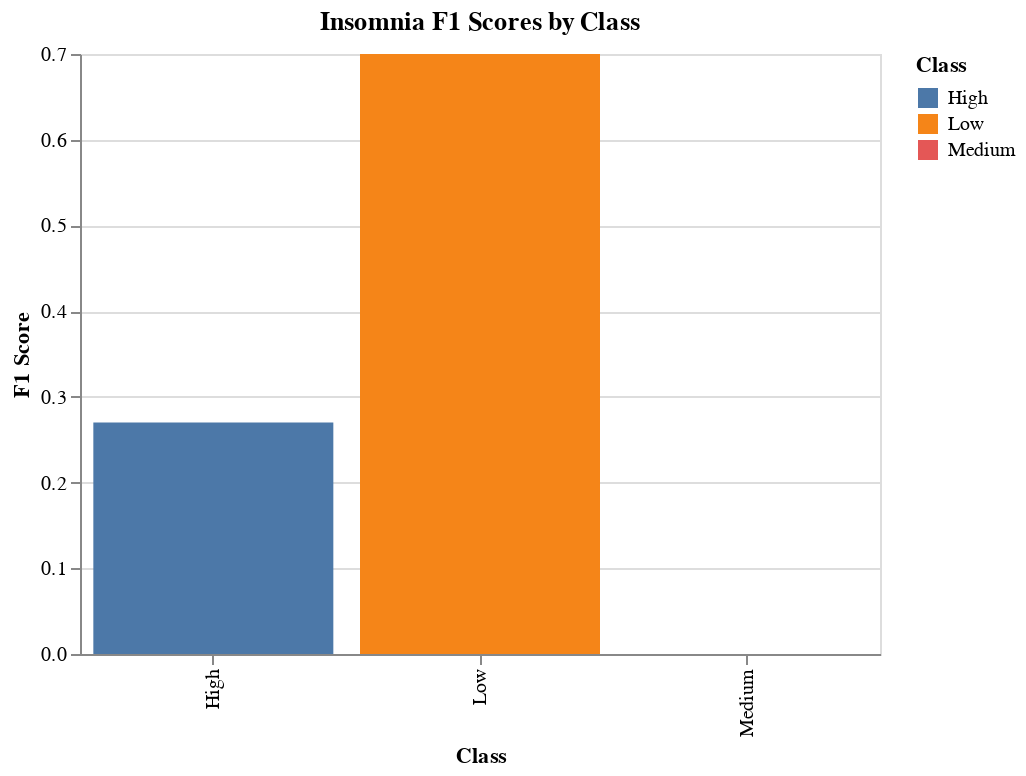

Notebook source saved alongside this figure:
### Code cell
import pandas as pd
import altair as alt

class_labels = ['Low', 'Medium', 'High']
f1_scores = [0.70, 0.00, 0.27]

data = pd.DataFrame({
    'Class': class_labels,
    'F1 Score': f1_scores
})

chart = alt.Chart(data).mark_bar().encode(
    x='Class',
    y='F1 Score',
    color='Class',
    tooltip=['Class', 'F1 Score']
).properties(
    width=400,
    height=300,
    title='Insomnia F1 Scores by Class'
)

chart

### Figure 1 — Vega-Lite specification as saved in the notebook (floating-point values rounded to 4 significant figures)
{"config": {"view": {"continuousWidth": 300, "continuousHeight": 300}}, "data": {"name": "data-47b05fff382a5c83d940ebab93d78964"}, "mark": {"type": "bar"}, "encoding": {"color": {"field": "Class", "type": "nominal"}, "tooltip": [{"field": "Class", "type": "nominal"}, {"field": "F1 Score", "type": "quantitative"}], "x": {"field": "Class", "type": "nominal"}, "y": {"field": "F1 Score", "type": "quantitative"}}, "height": 300, "title": "Insomnia F1 Scores by Class", "width": 400, "$schema": "https://vega.github.io/schema/vega-lite/v5.16.3.json", "datasets": {"data-47b05fff382a5c83d940ebab93d78964": [{"Class": "Low", "F1 Score": 0.7}, {"Class": "Medium", "F1 Score": 0.0}, {"Class": "High", "F1 Score": 0.27}]}}
